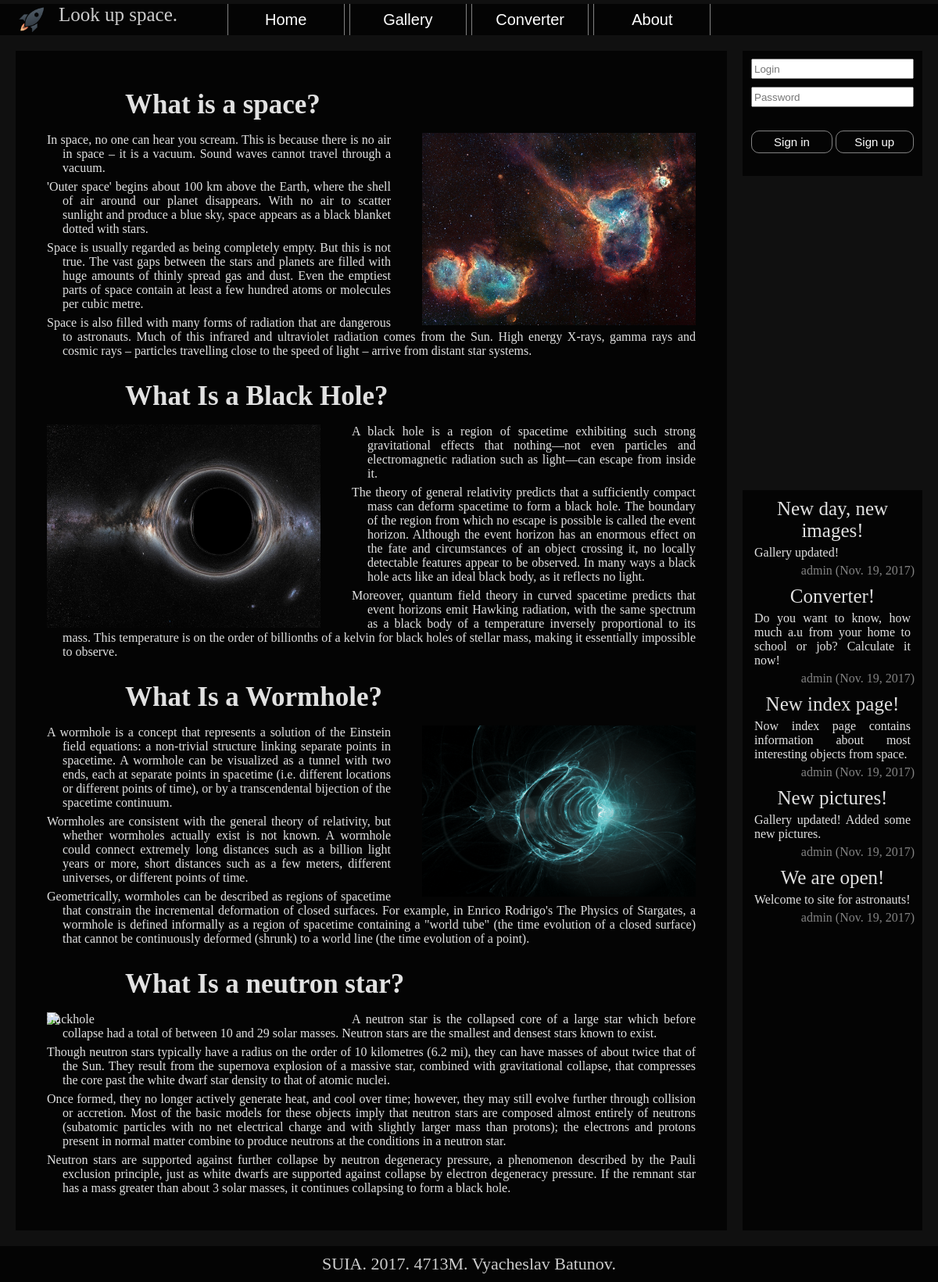
The page / on the database its author committed.
### SUAI/models.py (models this page shows)
class News(models.Model):
    content = models.TextField(max_length=255)
    date = models.DateTimeField(auto_now_add=True)
    user = models.ForeignKey(User)
    removed = models.BooleanField(default=False)
    title = models.CharField(max_length=30)

### SUAI/views.py (the view)
# urls.py: url(r'^$', views.index, name='index'),
def index(request):
    return render(request, 'index.html')

### SUAI/staff/forms.py
class NewsForm(forms.ModelForm):
    class Meta:
        model = News
        fields = ['title', 'content']

### SUAI/templatetags/news_extras.py (called while the page is built)
@register.inclusion_tag('news.html', takes_context=True)
def news_block(context):
    news = News.objects.filter(removed=False).order_by('-date')
    news = news[:5]
    form = NewsForm()
    form.fields['title'].required = False
    form.fields['title'].widget.attrs['placeholder'] = 'News title'
    form.fields['title'].label = ""
    form.fields['content'].required = False
    form.fields['content'].widget.attrs['placeholder'] = 'News content'
    form.fields['content'].label = ""
    return {
        'context': context,
        'form': form,
        'news': news,
    }

### SUAI/templates/index.html
{% extends "base.html" %}
{% block content %}
    <div class="article-content">
        <span class="article-paragraph">
            <h2 class="article-index-h2">What is a space?</h2>
            <p class="article-index-p"><img src="/static/images/space.jpg" alt="Space" class="article-index-image-right">In space, no one can hear you scream. This is because there is no air in space – it is a vacuum. Sound waves cannot travel through a vacuum.</p>
            <p class="article-index-p">'Outer space' begins about 100 km above the Earth, where the shell of air around our planet disappears. With no air to scatter sunlight and produce a blue sky, space appears as a black blanket dotted with stars.</p>
            <p class="article-index-p">Space is usually regarded as being completely empty. But this is not true. The vast gaps between the stars and planets are filled with huge amounts of thinly spread gas and dust. Even the emptiest parts of space contain at least a few hundred atoms or molecules per cubic metre.</p>
            <p class="article-index-p">Space is also filled with many forms of radiation that are dangerous to astronauts. Much of this infrared and ultraviolet radiation comes from the Sun. High energy X-rays, gamma rays and cosmic rays – particles travelling close to the speed of light – arrive from distant star systems.</p>
        </span>
        <span class="article-paragraph">
            <h2 class="article-index-h2">What Is a Black Hole?</h2>
            <p class="article-index-p"><img src="/static/images/blackhole.jpg" alt="Blackhole" class="article-index-image-left">A black hole is a region of spacetime exhibiting such strong gravitational effects that nothing—not even particles and electromagnetic radiation such as light—can escape from inside it.</p>
            <p class="article-index-p">The theory of general relativity predicts that a sufficiently compact mass can deform spacetime to form a black hole. The boundary of the region from which no escape is possible is called the event horizon. Although the event horizon has an enormous effect on the fate and circumstances of an object crossing it, no locally detectable features appear to be observed. In many ways a black hole acts like an ideal black body, as it reflects no light.</p>
            <p class="article-index-p">Moreover, quantum field theory in curved spacetime predicts that event horizons emit Hawking radiation, with the same spectrum as a black body of a temperature inversely proportional to its mass. This temperature is on the order of billionths of a kelvin for black holes of stellar mass, making it essentially impossible to observe.</p>
        </span>
        <span class="article-paragraph">
            <h2 class="article-index-h2">What Is a Wormhole?</h2>
            <p class="article-index-p"><img src="/static/images/wormhole.png" alt="Wormhole" class="article-index-image-right">A wormhole is a concept that represents a solution of the Einstein field equations: a non-trivial structure linking separate points in spacetime. A wormhole can be visualized as a tunnel with two ends, each at separate points in spacetime (i.e. different locations or different points of time), or by a transcendental bijection of the spacetime continuum.</p>
            <p class="article-index-p">Wormholes are consistent with the general theory of relativity, but whether wormholes actually exist is not known. A wormhole could connect extremely long distances such as a billion light years or more, short distances such as a few meters, different universes, or different points of time.</p>
            <p class="article-index-p">Geometrically, wormholes can be described as regions of spacetime that constrain the incremental deformation of closed surfaces. For example, in Enrico Rodrigo's The Physics of Stargates, a wormhole is defined informally as a region of spacetime containing a "world tube" (the time evolution of a closed surface) that cannot be continuously deformed (shrunk) to a world line (the time evolution of a point).</p>
        </span>
        <span class="article-paragraph">
            <h2 class="article-index-h2">What Is a neutron star?</h2>
            <p class="article-index-p"><img src="/static/images/neutron-star.jpg" alt="Blackhole" class="article-index-image-left">A neutron star is the collapsed core of a large star which before collapse had a total of between 10 and 29 solar masses. Neutron stars are the smallest and densest stars known to exist.</p>
            <p class="article-index-p">Though neutron stars typically have a radius on the order of 10 kilometres (6.2 mi), they can have masses of about twice that of the Sun. They result from the supernova explosion of a massive star, combined with gravitational collapse, that compresses the core past the white dwarf star density to that of atomic nuclei.</p>
            <p class="article-index-p">Once formed, they no longer actively generate heat, and cool over time; however, they may still evolve further through collision or accretion. Most of the basic models for these objects imply that neutron stars are composed almost entirely of neutrons (subatomic particles with no net electrical charge and with slightly larger mass than protons); the electrons and protons present in normal matter combine to produce neutrons at the conditions in a neutron star.</p>
            <p class="article-index-p">Neutron stars are supported against further collapse by neutron degeneracy pressure, a phenomenon described by the Pauli exclusion principle, just as white dwarfs are supported against collapse by electron degeneracy pressure. If the remnant star has a mass greater than about 3 solar masses, it continues collapsing to form a black hole.</p>
        </span>
    </div>
{% endblock %}

### SUAI/templates/base.html (shortened to what this page needs)
{% load news_extras %}
<!DOCTYPE html>
<html>
    <head>
        <link type="text/css" rel="stylesheet" href="/static/css/main.css">
    </head>
    <body>
    <header>
        <div class="header-container">
            Look up space.
            <img class="image-logo" src="/static/images/icon.png" alt="Vyacheslav Batunov.">
            {% include "menu.html" %}
        </div>
    </header>
    <div class="page_content">
        {% if 'signup' in request.path %}
            {% include "signup.html" %}
        {% elif 'gallery/upload' in request.path %}
            {% include "upload.html" %}
        {% else %}
            <div class="content">
                {% block content %}
                {% endblock %}
            </div>
            <div class="content-right">
                {% include "auth.html" %}
                {% news_block %}
            </div>
        {% endif %}
    </div>
    <footer>
        SUIA. 2017. 4713M. Vyacheslav Batunov.
    </footer>
    </body>
</html>

### SUAI/templates/menu.html
<div class="navigate-panel">
    <button class="navigate-button" onclick="location.href='{% url 'index' %}'">home</button>
    <button class="navigate-button" onclick="location.href='{% url 'gallery' %}'">gallery</button>
    <button class="navigate-button" onclick="location.href='{% url 'calculator' %}'">converter</button>
    <button class="navigate-button" onclick="location.href='{% url 'about' %}'">about</button>
</div>

### SUAI/templates/auth.html (shortened to what this page needs)
<div class="auth" id="auth">
    {% if request.user.is_authenticated %}
        <div class="auth-user">
            <p>Welcome to home, {{ request.user }}</p>
            <button class="auth-button" type="button"  onclick="ajax_logout()">Logout</button>
        </div>
    {% else %}
        <div class="auth-input">
            <input class="auth-input-string" id="auth-login" name="username" type="text"  minlength="3" placeholder="Login"/>
            <input class="auth-input-string" id="auth-password" name="password" type="password"  minlength="6" placeholder="Password"/>
        </div>
        <button class="auth-button" id="button_submit" type="button" onclick="ajax_login()">Sign in</button>
        <button class="auth-button" type="button" onclick="location.href='{% url 'register' %}'">Sign up</button>
    {% endif %}
</div>

### SUAI/templates/news.html (shortened to what this page needs)
<div class="news" id="news">
    {% for post in news %}
        <div class="news-post">
            <p id="news-post-title">{{ post.title }}</p>
            <p id="news-post-content">{{ post.content }}</p>
            <p id="news-post-info">{{ post.user.username }} ({{ post.date.date }})</p>
        </div>
    {% endfor %}
</div>

### SUAI/static/css/main.css (style rules this page uses)
html, body { height: calc(100% - 91px); min-height: 550px; min-width: 1100px; }
body { background-color: #101010; background-image: url(/static/images/body-background.jpg); background-size: cover; background-attachment: fixed; margin: 0; height: 100%; }
button { width: 100px; font-size: 15px; padding: 5px; background-color: Transparent; background-repeat:no-repeat; border: none; cursor: pointer; overflow: hidden; outline:none; border-style: solid; border-width: 1px; border-color: rgba(255, 255, 255, 0.5); border-radius: 10px; color: white; transition: background-color 0.5s; transition-timing-function: ease-in-out; }
input { height: 20px; width: 200px; outline: none; margin-bottom: 10px; }
footer { background-color: rgba(0, 0, 0, 0.75); color: #cccccc; font-size: 22px; padding: 10px; position: relative; text-align: center; }
header { position: relative; right: 0; top: 0; left: 0; height: 40px; background-color: rgba(0, 0, 0, 0.75); padding-left: 75px; color: #cccccc; font-size: 25px; }
.header-container { height: 40px; margin-top: 5px; }
.article-content { text-align: justify; }
.article-index-image-left { float: left; width: 350px; margin: 0px 60px 0px -20px; }
.article-index-image-right { float: right; width: 350px; margin: 0px 0px 0px 40px; }
.article-index-h2 { position: relative; padding-left: 100px; font-size: 35px; margin-bottom: 10px; }
.article-index-p { position: relative; margin-bottom: -10px; text-indent: -20px; margin-left: 20px; }
.article-paragraph { padding-left: 20px; padding-right: 20px; position: relative; display: inline-block; }
.article-paragraph:last-of-type { margin-bottom: 35px; }
.auth { background-color: rgba(0, 0, 0, 0.75); color: rgb(225, 225, 225); height: 160px; position: relative; text-align: center; width: 230px; }
.auth-input { padding-top: 10px; position: relative; }
.content { background-color: rgba(0, 0, 0, 0.75); color: rgb(225, 225, 225); margin: 20px; margin-right: 0px; padding: 20px; overflow-y: auto; text-align: center; }
.content-right { color: rgb(225, 225, 225); display: grid; max-height: calc(100% - 40px); margin: 20px; overflow-y: hidden; text-align: center; }
.image-logo { position: absolute; top: 0px; left: 20px; width: 40px; }
.navigate-panel { position: absolute; top: 0px; left: 0px; right: 0px; text-align: center; }
.navigate-button { width: 150px; height: 40px; border-radius: 0px; border-top: none; border-bottom: none; border-left-width: 1px; font-size: 20px; text-transform: capitalize; }
.news { background-color: rgba(0, 0, 0, 0.75); top: 0px; bottom: 0px; color: rgb(225, 225, 225); margin-top: 20px; max-width: 230px; overflow-x: hidden; overflow-y: auto; }
.news-add #button_close, #button_submit { margin-top: 20px; width: 45%; }
.news-post { display: block; margin: 10px; }
.news-post > p { margin: 0; }
.news-post #news-post-content { padding: 5px; text-align: justify; }
.news-post #news-post-info { color: rgba(255, 255, 255, 0.5); margin-left: 10px; text-align: right; }
.news-post #news-post-title { font-size: 25px; }
.page_content { display: grid; grid-template-columns: auto 270px; height: 100%; position: relative; }

### rows shown on the page
News: title "New day, new images!", content "Gallery updated!", user.username "admin", date "Nov. 19, 2017"
News: title "Converter!", content "Do you want to know, how much a.u from your home to school or job? Calculate it now!", user.username "admin", date "Nov. 19, 2017"
News: title "New index page!", content "Now index page contains information about most interesting objects from space.", user.username "admin", date "Nov. 19, 2017"
News: title "New pictures!", content "Gallery updated! Added some new pictures.", user.username "admin", date "Nov. 19, 2017"
News: title "We are open!", content "Welcome to site for astronauts!", user.username "admin", date "Nov. 19, 2017"
